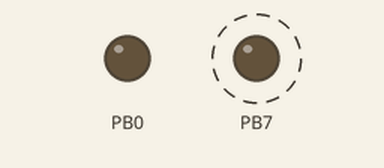
The program below on a simulated ATmega324P, built with avr-gcc and emulated at 16 MHz. Parts: output pins drawn as LEDs (lit = HIGH). Dashed ring = blinking.

Above: at 0.02 s.
Timing chart, 0 to 3.0 s (numbered marks = the images above):
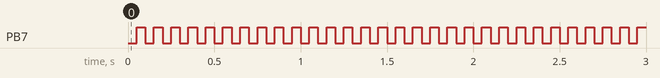

Measured:
- by itself, PB7: alternates HIGH for 0.05 s and LOW for 0.05 s

The program:

main.c
```c
#ifndef __AVR_ATmega324A__
	#define __AVR_ATmega324A__
#endif

#define F_CPU 16000000UL

#include "atmega324.h"

int main(void)
{
	uint8_t i = 0xFF;
	DDRB |= ((1 << PB0) | (1 << PB7));

	if (pgm_read_word(0x0000) == 0xFFFF) {
		for (i = 0; i < 6; i++)
		{
			PORTB &= ~(1 << PB0);
			_delay_ms(500);
			PORTB |= 1 << PB0;
			_delay_ms(500);
		}
	}else{
		for (i = 0; i < 6; i++)
		{
			PORTB &= ~(1 << PB7);
			_delay_ms(50);
			PORTB |= (1 << PB7);
			_delay_ms(50);
		}
	}

	boot_rww_enable();

	asm("jmp 0");
}

// LINK: -Wl,-section-start=.text=0x7C00
```

atmega324.h
```c
// (licence header left out)
#ifndef _ATMEGA324_H_
	#define _ATMEGA324_H_

/*** Compiler ***/
#if (__GNUC__ * 100 + __GNUC_MINOR__) < 304
	#error "This library requires AVR-GCC 3.4 or later, update to newer AVR-GCC compiler !"
#endif

/*** Working Frequency ***/
#ifndef F_CPU
	#define F_CPU 16000000UL
#endif

/*** Global Library ***/
#include <avr/io.h>
#include <avr/boot.h>
#include <avr/fuse.h>
#include <avr/wdt.h>
#include <avr/eeprom.h>
#include <avr/pgmspace.h>
#include <avr/sleep.h>
#include <avr/interrupt.h>
#include <util/delay.h>

#include "atmega324_registers.h"

/*** Global Constant & Macro ***/
#define TWO 2
#define NIBBLE_BITS 4
#define BYTE_BITS 8
#define WORD_BITS 16
#define DWORD_BITS 32
#define QWORD_BITS 64
#define SRAMSTART 0x0100
#define SRAMEND 0x08FF
// Macros for common operations
#define SET_REG(REG, HBITS)		(REG |= HBITS)
#define CLEAR_REG(REG, HBITS)	(REG &= ~HBITS)
#define READ_BIT(REG, BIT)		((REG >> BIT) & 1)
#define TOGGLE_REG(REG, HBITS)	(REG ^= HBITS)

/*****************************/
/**** MAIN HARDWARE LAYER ****/
/*****************************/
// GPWR
typedef volatile struct {
	uint8_t r0; // 0x0000
	uint8_t r1; // 0x0001
	uint8_t r2; // 0x0002
	uint8_t r3; // 0x0003
	uint8_t r4; // 0x0004
	uint8_t r5; // 0x0005
	uint8_t r6; // 0x0006
	uint8_t r7; // 0x0007
	uint8_t r8; // 0x0008
	uint8_t r9; // 0x0009
	uint8_t r10; // 0x000A
	uint8_t r11; // 0x000B
	uint8_t r12; // 0x000C
	uint8_t r13; // 0x000D
	uint8_t r14; // 0x000E
	uint8_t r15; // 0x000F
	uint8_t r16; // 0x0010
	uint8_t r17; // 0x0011
	uint8_t r18; // 0x0012
	uint8_t r19; // 0x0013
	uint8_t r20; // 0x0014
	uint8_t r21; // 0x0015
	uint8_t r22; // 0x0016
	uint8_t r23; // 0x0017
	uint8_t r24; // 0x0018
	uint8_t r25; // 0x0019
	uint16_t x; // 0x001A 0x001B
	uint16_t y; // 0x001C 0x001D
	uint16_t z; // 0x001E 0x001F
} GPW_TypeDef;

// Analog Comparator (AC)
typedef volatile struct {
	ACSR_TypeDef* acsr; // 0x0050
	ADCSRB_TypeDef* adcsrb; // 0x007B
	DIDR1_TypeDef* didr1; // 0x007F
} Atmega324AnalogComparator_TypeDef;

Atmega324AnalogComparator_TypeDef* ac_reg(void);

// Analog to Digital Converter (ADC)
typedef volatile struct {
	U_word* adc; // 0x0078 0x0079
	ADCSRA_TypeDef* adcsra; // 0x007A
	ADCSRB_TypeDef* adcsrb; // 0c007B
	ADMUX_TypeDef* admux; // 0x007C
	DIDR0_TypeDef* didr0; // 0x007E
} Atmega324AnalogToDigitalConverter_TypeDef;

Atmega324AnalogToDigitalConverter_TypeDef* adc_reg(void);

// Boot loader (BOOT_LOAD)
typedef volatile struct {
	SPMCSR_TypeDef* spmcsr; // 0x0057
} Atmega324BootLoader_TypeDef;

Atmega324BootLoader_TypeDef* boot_reg(void);

// CPU Register (CPU)
typedef volatile struct {
	U_byte* gpior0; // 0x003E
	U_byte* gpior1; // 0x004A
	U_byte* gpior2; // 0x004B
	SMCR_TypeDef* smcr; // 0x0053
	MCUSR_TypeDef* mcusr; // 0x0054
	MCUCR_TypeDef* mcucr; // 0x0055
	U_word* sp; // 0x005D 0x005E
	SREG_TypeDef* sreg; // 0x005F
	CLKPR_TypeDef* clkpr; // 0x0061
	PRR_TypeDef* prr0; // 0x0064
	U_byte* osccal; // 0x0066
} Atmega324CPURegister_TypeDef;

Atmega324CPURegister_TypeDef* cpu_reg(void);

// EEPROM (EEPROM)
typedef volatile struct {
	EECR_TypeDef* eecr; // 0x003F
	U_byte* eedr; // 0x0040
	U_word* eear; // 0x0041 0x0042
} Atmega324Eeprom_TypeDef;

Atmega324Eeprom_TypeDef* eeprom_reg(void);

// External Interrupts (EXINT)
typedef volatile struct {
	PCIFR_TypeDef* pcifr; // 0x003B
	EIFR_TypeDef* eifr; // 0x003C
	EIMSK_TypeDef* eimsk; // 0x003D
	PCICR_TypeDef* pcicr; // 0x0068
	EICRA_TypeDef* eicra; // 0x0069
	PCMSK0_TypeDef* pcmsk0; // 0x006B
	PCMSK1_TypeDef* pcmsk1; // 0x006C
	PCMSK2_TypeDef* pcmsk2; // 0x006D
	PCMSK3_TypeDef* pcmsk3; // 0x0073
} Atmega324ExternalInterrupts_TypeDef;

Atmega324ExternalInterrupts_TypeDef* exint_reg(void);

// I/O Port (PORTA)
typedef volatile struct {
	U_byte* pin; // 0x0020
	U_byte* ddr; // 0x0021
	U_byte* port; // 0x0022
} GPIOA_TypeDef;

GPIOA_TypeDef* gpioa_reg(void);

// I/O Port (PORTB)
typedef volatile struct {
	U_byte* pin; // 0x0023
	U_byte* ddr; // 0x0024
	U_byte* port; // 0x0025
} GPIOB_TypeDef;

GPIOB_TypeDef* gpiob_reg(void);

// I/O Port (PORTC)
typedef volatile struct {
	U_byte* pin; // 0x0026
	U_byte* ddr; // 0x0027
	U_byte* port; // 0x0028
} GPIOC_TypeDef;

GPIOC_TypeDef* gpioc_reg(void);

// I/O Port (PORTD)
typedef volatile struct {
	U_byte* pin; // 0x0029
	U_byte* ddr; // 0x002A
	U_byte* port; // 0x002B
} GPIOD_TypeDef;

GPIOD_TypeDef* gpiod_reg(void);

// JTAG Interface (JTAG)
typedef volatile struct {
	U_byte* ocdr; // 0x0051
	MCUSR_TypeDef* mcusr; // 0x0054
	MCUCR_TypeDef* mcucr; // 0x0055
} Atmega324JtagInterface_TypeDef;

Atmega324JtagInterface_TypeDef* jtag_reg(void);

// Serial Peripheral Interface (SPI)
typedef volatile struct {
	SPCR_TypeDef* spcr0; // 0x004C
	SPSR_TypeDef* spsr0; // 0x004D
	U_byte* spdr0; // 0x004E
} Atmega324SerialPeripherialInterface_TypeDef;

Atmega324SerialPeripherialInterface_TypeDef* spi_reg(void);

// Timer/Counter, 16-bit (TC1)
typedef volatile struct {
	TIFR1_Typedef* tifr1; // 0x0036
	TIMSK1_TypeDef* timsk1; // 0x006F
	TCCR1A_TypeDef* tccr1a; // 0x0080
	TCCR1B_TypeDef* tccr1b; // 0x0081
	TCCR1C_TypeDef* tccr1c; // 0x0082
	U_word* tcnt1; // 0x0084 0x0085
	U_word* icr1; // 0x0086 0x0087
	U_word* ocr1a; // 0x0088 0x0089
	U_word* ocr1b; // 0x008A 0x008B
} Atmega324TimerCounter1_TypeDef;

Atmega324TimerCounter1_TypeDef* tc1_reg(void);

// Timer/Counter, 16-bit (TC3)
typedef volatile struct {
	TIFR3_Typedef* tifr3; // 0x0036
	TIMSK3_TypeDef* timsk3; // 0x006F
	TCCR3A_TypeDef* tccr3a; // 0x0080
	TCCR3B_TypeDef* tccr3b; // 0x0081
	TCCR3C_TypeDef* tccr3c; // 0x0082
	U_word* tcnt3; // 0x0084 0x0085
	U_word* icr3; // 0x0086 0x0087
	U_word* ocr3a; // 0x0088 0x0089
	U_word* ocr3b; // 0x008A 0x008B
} Atmega324TimerCounter3_TypeDef;

Atmega324TimerCounter3_TypeDef* tc3_reg(void);

// Timer/Counter, 8-bit (TC0)
typedef volatile struct {
	TIFR0_Typedef* tifr0; // 0x0035
	TCCR0A_TypeDef* tccr0a; // 0x0044
	TCCR0B_TypeDef* tccr0b; // 0x0045
	U_byte* tcnt0; // 0x0046
	U_byte* ocr0a; // 0x0047
	U_byte* ocr0b; // 0x0048
	TIMSK0_TypeDef* timsk0; // 0x006E
} Atmega324TimerCounter0_TypeDef;

Atmega324TimerCounter0_TypeDef* tc0_reg(void);

// Timer/Counter, 8-bit Async (TC2)
typedef volatile struct {
	TIFR2_Typedef* tifr2; // 0x0037
	GTCCR_TypeDef* gtccr; // 0x0043
	TIMSK2_TypeDef* timsk2; // 0x0070
	TCCR2A_TypeDef* tccr2a; // 0x00B0
	TCCR2B_TypeDef* tccr2b; // 0x00B1
	U_byte* tcnt2; // 0x00B2
	U_byte* ocr2a; // 0x00B3
	U_byte* ocr2b; // 0x00B4
	ASSR_TypeDef* assr; // 0x00B6
} Atmega324TimerCounter2_TypeDef;

Atmega324TimerCounter2_TypeDef* tc2_reg(void);

// Two Wire Serial Interface (TWI)
typedef volatile struct {
	U_byte* twbr; // 0x00B8
	TWSR_TypeDef* twsr; // 0x00B9
	TWAR_TypeDef* twar; // 0x00BA
	U_byte* twdr; // 0x00BB
	TWCR_TypeDef* twcr; // 0x00BC
	TWAMR_TypeDef* twamr; // 0x00BD
} Atmega324TwoWireSerialInterface_TypeDef;

Atmega324TwoWireSerialInterface_TypeDef* twi_reg(void);

// USART (USART0)
typedef volatile struct {
	UCSR0A_TypeDef* ucsr0a; // 0x00C0
	UCSR0B_TypeDef* ucsr0b; // 0x00C1
	UCSR0C_TypeDef* ucsr0c; // 0x00C2
	U_word* ubrr0; // 0x00C4 0x00C5 (UBRR0H: 0x00C4, UBRR0L: 0x00C5)
	U_byte* udr0; // 0x00C6
} Atmega324Usart0_TypeDef;

Atmega324Usart0_TypeDef* usart0_reg(void);

// USART (USART1)
typedef volatile struct {
	UCSR1A_TypeDef* ucsr1a; // 0x00C8
	UCSR1B_TypeDef* ucsr1b; // 0x00C9
	UCSR1C_TypeDef* ucsr1c; // 0x00CA
	U_word* ubrr1; // 0x00CC 0x00CD (UBRR1H: 0x00CC, UBRR1L: 0x00CD)
	U_byte* udr1; // 0x00CE
} Atmega324Usart1_TypeDef;

Atmega324Usart1_TypeDef* usart1_reg(void);

// Watchdog Timer (WDT)
typedef volatile struct {
	WDTCSR_TypeDef* wdtcsr; // 0x0060
} Atmega324WatchdogTimer_TypeDef;

Atmega324WatchdogTimer_TypeDef* wdt_reg(void);

/*********************************************************************/
/*************** Procedure and Function declaration ******************/
/*********************************************************************/
uint16_t swapbyte(uint16_t num);
uint16_t BAUDRATEnormal(uint32_t BAUD);
uint16_t BAUDRATEdouble(uint32_t BAUD);
uint16_t BAUDRATEsynchronous(uint32_t BAUD);

/*** Procedure and Function ToolSet ***/
void set_reg(volatile uint8_t* reg, uint8_t hbits);
void clear_reg(volatile uint8_t* reg, uint8_t hbits);
uint8_t get_reg_block(uint8_t reg, uint8_t size_block, uint8_t bit_n);
void write_reg_block(volatile uint8_t* reg, uint8_t size_block, uint8_t bit_n, uint8_t data);
void set_reg_block(volatile uint8_t* reg, uint8_t size_block, uint8_t bit_n, uint8_t data);
uint8_t get_bit_block(volatile uint8_t* reg, uint8_t size_block, uint8_t bit_n);
void set_bit_block(volatile uint8_t* reg, uint8_t size_block, uint8_t bit_n, uint8_t data);

#endif
/*** EOF ***/
```

Source omitted: atmega324.c (10549 bytes), atmega324_registers.h (12587 bytes)
